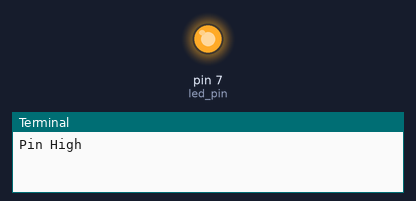
Bench run of a program on a simulated Raspberry Pi (header pin numbers). Parts: output pins drawn as LEDs (lit = HIGH), the last lines printed to the terminal. At 80.0 s the program stops and its outputs stay as they are.

Above: at 1.0 s.
At 3.0 s:
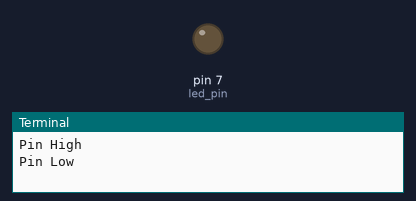
Timing chart, 0 to 5.2 s (numbered marks = the images above):
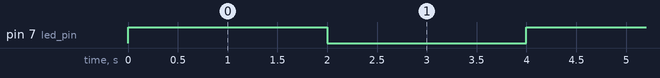

Measured:
- by itself, pin 7 (led_pin): alternates HIGH for 2.0 s and LOW for 2.0 s, 40 changes in all, then stays LOW

The program:

main.py
```python
import RPi.GPIO as GPIO
import time

GPIO.setmode(GPIO.BOARD)

led_pin = 7

GPIO.setup(led_pin, GPIO.OUT)
GPIO.output(led_pin, GPIO.LOW)


for x in range(20):
	GPIO.output(led_pin, GPIO.HIGH)
	print("Pin High")
	time.sleep(2)

	GPIO.output(led_pin, GPIO.LOW)
	print("Pin Low")
	time.sleep(2)


GPIO.cleanup()
```
